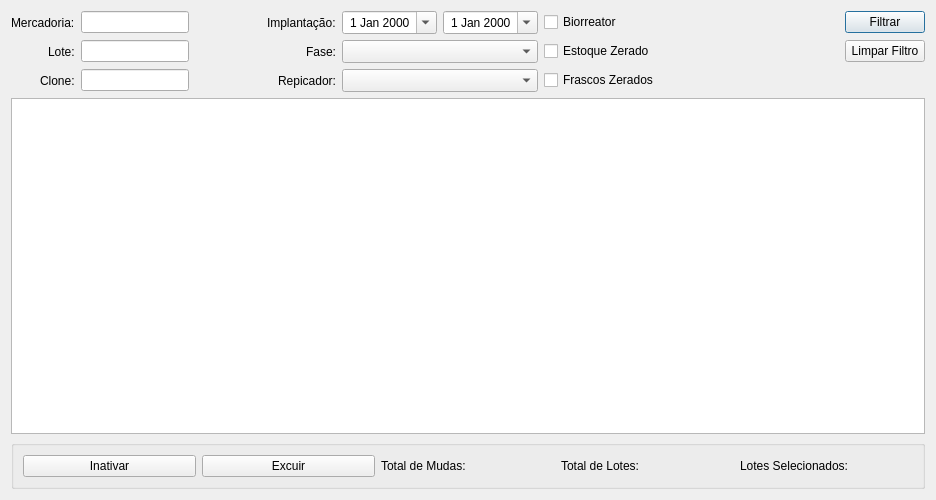
<?xml version="1.0" encoding="UTF-8"?>
<ui version="4.0">
 <class>frmPesquisa</class>
 <widget class="QDialog" name="frmPesquisa">
  <property name="geometry">
   <rect>
    <x>0</x>
    <y>0</y>
    <width>936</width>
    <height>500</height>
   </rect>
  </property>
  <property name="minimumSize">
   <size>
    <width>700</width>
    <height>500</height>
   </size>
  </property>
  <property name="windowTitle">
   <string>Pesquisa de Lotes</string>
  </property>
  <layout class="QVBoxLayout" name="verticalLayout_2">
   <item>
    <layout class="QVBoxLayout" name="verticalLayout">
     <item>
      <layout class="QGridLayout" name="gridLayout">
       <item row="0" column="7">
        <widget class="QPushButton" name="btFiltro">
         <property name="text">
          <string>Filtrar</string>
         </property>
        </widget>
       </item>
       <item row="2" column="2" alignment="Qt::AlignRight">
        <widget class="QLabel" name="label_6">
         <property name="text">
          <string>Repicador:</string>
         </property>
         <property name="buddy">
          <cstring>cmbRepicador</cstring>
         </property>
        </widget>
       </item>
       <item row="1" column="2" alignment="Qt::AlignRight">
        <widget class="QLabel" name="label_5">
         <property name="text">
          <string>Fase:</string>
         </property>
         <property name="buddy">
          <cstring>cmbFase</cstring>
         </property>
        </widget>
       </item>
       <item row="0" column="6">
        <spacer name="horizontalSpacer">
         <property name="orientation">
          <enum>Qt::Horizontal</enum>
         </property>
         <property name="sizeHint" stdset="0">
          <size>
           <width>40</width>
           <height>20</height>
          </size>
         </property>
        </spacer>
       </item>
       <item row="1" column="0" alignment="Qt::AlignRight">
        <widget class="QLabel" name="label_2">
         <property name="text">
          <string>Lote:</string>
         </property>
        </widget>
       </item>
       <item row="2" column="0" alignment="Qt::AlignRight">
        <widget class="QLabel" name="label_3">
         <property name="text">
          <string>Clone:</string>
         </property>
        </widget>
       </item>
       <item row="0" column="0" alignment="Qt::AlignRight">
        <widget class="QLabel" name="label">
         <property name="text">
          <string>Mercadoria:</string>
         </property>
        </widget>
       </item>
       <item row="0" column="2">
        <widget class="QLabel" name="label_4">
         <property name="text">
          <string>Implantação:</string>
         </property>
        </widget>
       </item>
       <item row="2" column="3">
        <widget class="QComboBox" name="cmbRepicador">
         <property name="font">
          <font>
           <pointsize>10</pointsize>
          </font>
         </property>
        </widget>
       </item>
       <item row="2" column="4">
        <widget class="QCheckBox" name="chkFrascos">
         <property name="text">
          <string>Frascos Zerados</string>
         </property>
        </widget>
       </item>
       <item row="1" column="4">
        <widget class="QCheckBox" name="chkEstoque">
         <property name="text">
          <string>Estoque Zerado</string>
         </property>
        </widget>
       </item>
       <item row="0" column="4">
        <widget class="QCheckBox" name="chkBiorreator">
         <property name="text">
          <string>Biorreator</string>
         </property>
        </widget>
       </item>
       <item row="1" column="7">
        <widget class="QPushButton" name="btLimpa">
         <property name="text">
          <string>Limpar Filtro</string>
         </property>
        </widget>
       </item>
       <item row="1" column="3">
        <widget class="QComboBox" name="cmbFase">
         <property name="font">
          <font>
           <pointsize>10</pointsize>
          </font>
         </property>
        </widget>
       </item>
       <item row="0" column="3">
        <layout class="QHBoxLayout" name="horizontalLayout_2">
         <item>
          <widget class="QDateEdit" name="dateEdit">
           <property name="font">
            <font>
             <pointsize>9</pointsize>
            </font>
           </property>
           <property name="alignment">
            <set>Qt::AlignCenter</set>
           </property>
           <property name="calendarPopup">
            <bool>true</bool>
           </property>
          </widget>
         </item>
         <item>
          <widget class="QDateEdit" name="dateEdit_2">
           <property name="font">
            <font>
             <pointsize>9</pointsize>
            </font>
           </property>
           <property name="alignment">
            <set>Qt::AlignCenter</set>
           </property>
           <property name="buttonSymbols">
            <enum>QAbstractSpinBox::PlusMinus</enum>
           </property>
           <property name="calendarPopup">
            <bool>true</bool>
           </property>
          </widget>
         </item>
        </layout>
       </item>
       <item row="0" column="1">
        <layout class="QHBoxLayout" name="horizontalLayout_3">
         <item>
          <widget class="QLineEdit" name="lineEdit">
           <property name="sizePolicy">
            <sizepolicy hsizetype="Fixed" vsizetype="Fixed">
             <horstretch>0</horstretch>
             <verstretch>0</verstretch>
            </sizepolicy>
           </property>
           <property name="minimumSize">
            <size>
             <width>40</width>
             <height>0</height>
            </size>
           </property>
           <property name="baseSize">
            <size>
             <width>40</width>
             <height>0</height>
            </size>
           </property>
           <property name="maxLength">
            <number>2</number>
           </property>
           <property name="alignment">
            <set>Qt::AlignCenter</set>
           </property>
          </widget>
         </item>
         <item>
          <spacer name="horizontalSpacer_2">
           <property name="orientation">
            <enum>Qt::Horizontal</enum>
           </property>
           <property name="sizeHint" stdset="0">
            <size>
             <width>40</width>
             <height>20</height>
            </size>
           </property>
          </spacer>
         </item>
        </layout>
       </item>
       <item row="1" column="1">
        <layout class="QHBoxLayout" name="horizontalLayout_4">
         <item>
          <widget class="QLineEdit" name="lineEdit_2">
           <property name="sizePolicy">
            <sizepolicy hsizetype="Fixed" vsizetype="Fixed">
             <horstretch>0</horstretch>
             <verstretch>0</verstretch>
            </sizepolicy>
           </property>
           <property name="minimumSize">
            <size>
             <width>40</width>
             <height>0</height>
            </size>
           </property>
           <property name="baseSize">
            <size>
             <width>40</width>
             <height>0</height>
            </size>
           </property>
           <property name="maxLength">
            <number>3</number>
           </property>
           <property name="alignment">
            <set>Qt::AlignCenter</set>
           </property>
          </widget>
         </item>
         <item>
          <spacer name="horizontalSpacer_3">
           <property name="orientation">
            <enum>Qt::Horizontal</enum>
           </property>
           <property name="sizeHint" stdset="0">
            <size>
             <width>40</width>
             <height>20</height>
            </size>
           </property>
          </spacer>
         </item>
        </layout>
       </item>
       <item row="2" column="1">
        <layout class="QHBoxLayout" name="horizontalLayout_5">
         <item>
          <widget class="QLineEdit" name="lineEdit_3">
           <property name="sizePolicy">
            <sizepolicy hsizetype="Fixed" vsizetype="Fixed">
             <horstretch>0</horstretch>
             <verstretch>0</verstretch>
            </sizepolicy>
           </property>
           <property name="minimumSize">
            <size>
             <width>40</width>
             <height>0</height>
            </size>
           </property>
           <property name="baseSize">
            <size>
             <width>40</width>
             <height>0</height>
            </size>
           </property>
           <property name="maxLength">
            <number>4</number>
           </property>
           <property name="alignment">
            <set>Qt::AlignCenter</set>
           </property>
          </widget>
         </item>
         <item>
          <spacer name="horizontalSpacer_4">
           <property name="orientation">
            <enum>Qt::Horizontal</enum>
           </property>
           <property name="sizeHint" stdset="0">
            <size>
             <width>40</width>
             <height>20</height>
            </size>
           </property>
          </spacer>
         </item>
        </layout>
       </item>
      </layout>
     </item>
     <item>
      <widget class="QTableView" name="tableView">
       <property name="alternatingRowColors">
        <bool>true</bool>
       </property>
       <property name="selectionBehavior">
        <enum>QAbstractItemView::SelectRows</enum>
       </property>
       <property name="sortingEnabled">
        <bool>true</bool>
       </property>
      </widget>
     </item>
     <item>
      <widget class="QGroupBox" name="horizontalGroupBox">
       <layout class="QHBoxLayout" name="horizontalLayout">
        <item>
         <widget class="QPushButton" name="btInativar">
          <property name="text">
           <string>Inativar</string>
          </property>
         </widget>
        </item>
        <item>
         <widget class="QPushButton" name="btExcluir">
          <property name="text">
           <string>Excuir</string>
          </property>
         </widget>
        </item>
        <item>
         <widget class="QLabel" name="label_11">
          <property name="text">
           <string>Total de Mudas:</string>
          </property>
         </widget>
        </item>
        <item>
         <widget class="QLabel" name="lblTotalLotes">
          <property name="text">
           <string>Total de Lotes:</string>
          </property>
         </widget>
        </item>
        <item>
         <widget class="QLabel" name="label_9">
          <property name="text">
           <string>Lotes Selecionados:</string>
          </property>
         </widget>
        </item>
       </layout>
      </widget>
     </item>
    </layout>
   </item>
  </layout>
 </widget>
 <tabstops>
  <tabstop>dateEdit</tabstop>
  <tabstop>dateEdit_2</tabstop>
  <tabstop>cmbFase</tabstop>
  <tabstop>cmbRepicador</tabstop>
  <tabstop>chkBiorreator</tabstop>
  <tabstop>chkEstoque</tabstop>
  <tabstop>chkFrascos</tabstop>
  <tabstop>btFiltro</tabstop>
  <tabstop>btLimpa</tabstop>
  <tabstop>btInativar</tabstop>
  <tabstop>btExcluir</tabstop>
  <tabstop>tableView</tabstop>
 </tabstops>
 <resources/>
 <connections/>
</ui>
